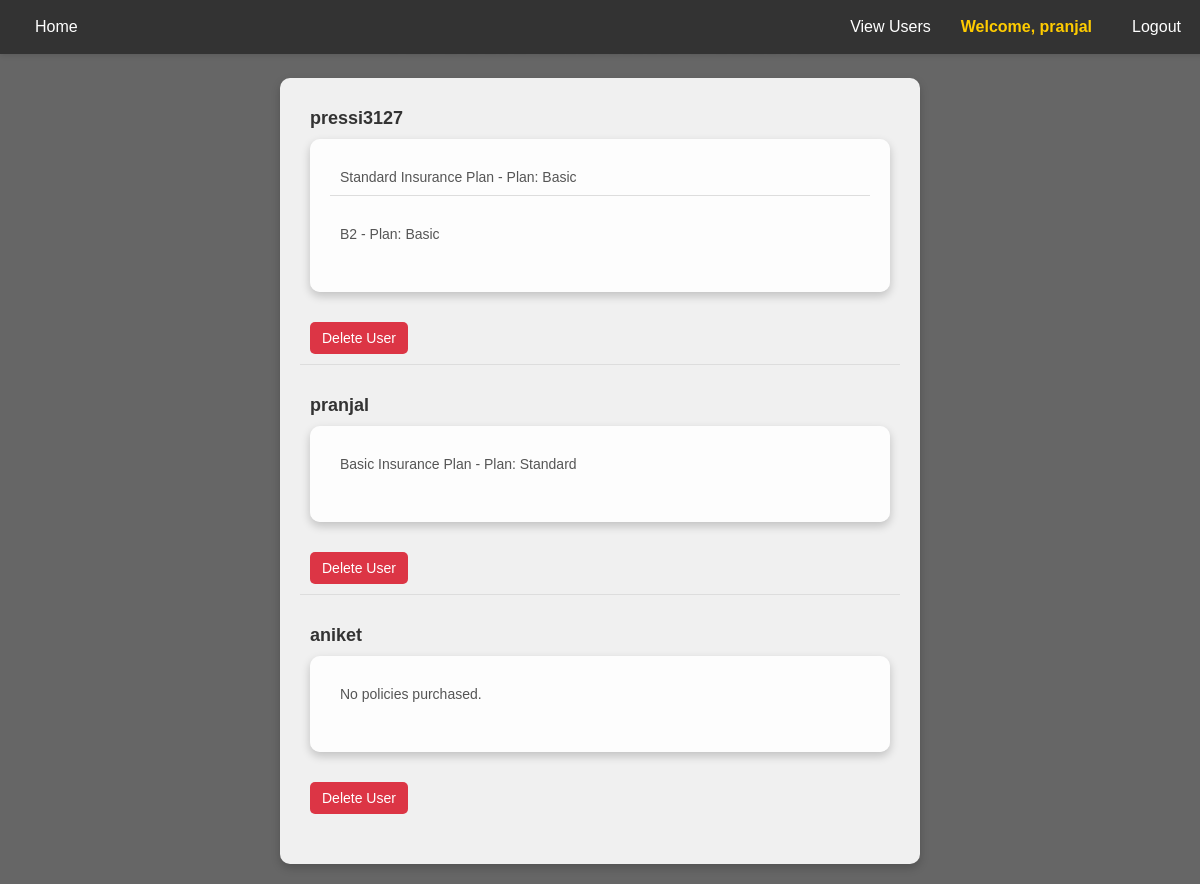
/view_all_users/ (signed in), run on an earlier commit of the app's database.
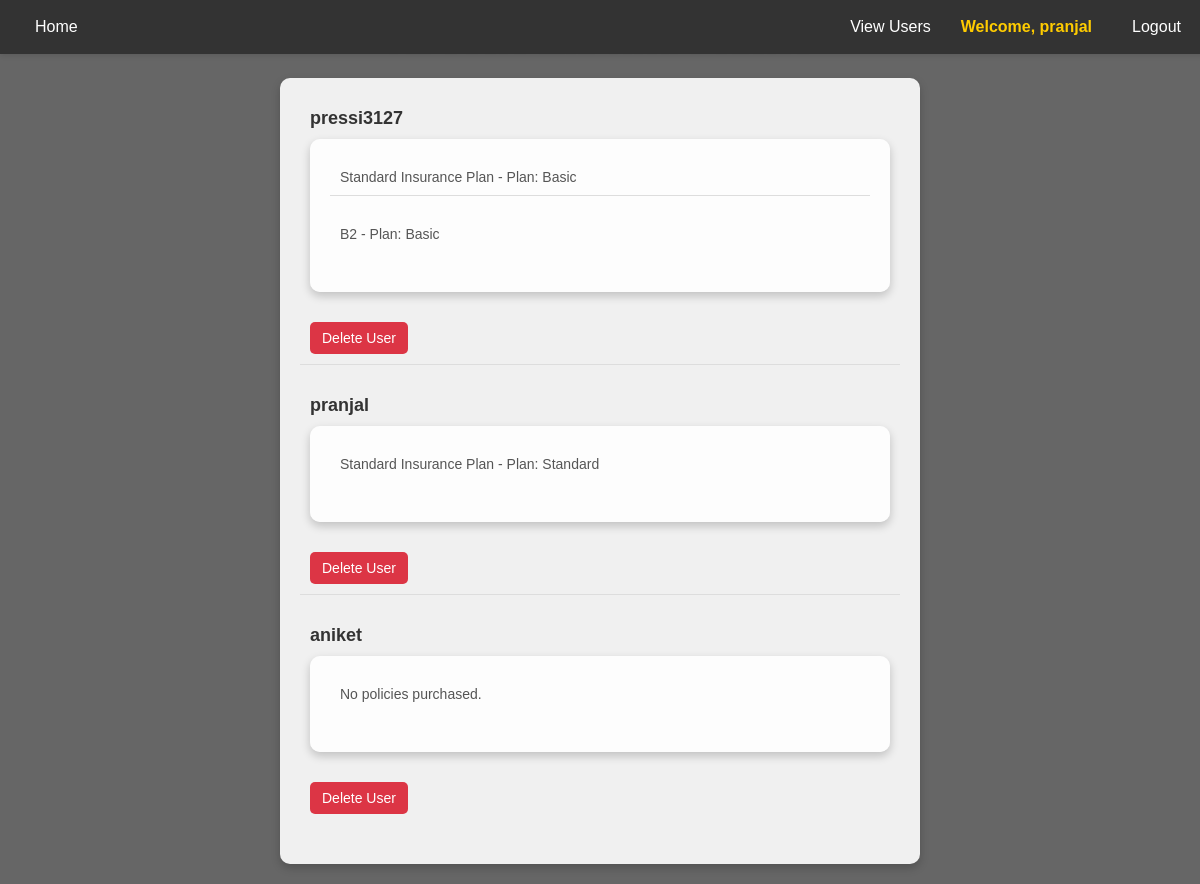
And on a later commit of the database.
### insurance/models.py (models this page shows, shortened)
class UserPolicy(models.Model):
    user = models.ForeignKey(User, on_delete=models.CASCADE)
    policy = models.ForeignKey(Policy, on_delete=models.CASCADE)
    plan = models.CharField(max_length=50, choices=[('Monthly', 'Monthly'), ('Annual', 'Annual')])
    start_date = models.DateField()
    end_date = models.DateField()
    created_at = models.DateTimeField(auto_now_add=True)
    updated_at = models.DateTimeField(auto_now=True)
    class Meta:
        unique_together = ('user', 'policy','plan')

class Policy(models.Model):
    name = models.CharField(max_length=255)
    description = models.TextField()
    price = models.DecimalField(max_digits=10, decimal_places=2)
    image = models.ImageField(upload_to='policy_images/', null=True, blank=True)
    additional_details = models.TextField(null=True, blank=True)
    default = models.BooleanField(default=False)  # This is the field we're referring to
    created_at = models.DateTimeField(auto_now_add=True)  # Optional, if you need to track creation time

### insurance/views.py (the view)
# urls.py: path('view_all_users/', views.view_all_users, name='view_all_users'),
@login_required
def view_all_users(request):
    if not request.user.is_staff:
        return redirect('home')  # Redirect if the user is not an admin
    users_with_policies = list(User.objects.all())  # Convert queryset to list
    sorted_usernames = sort_alphabetically([user.username for user in users_with_policies])
    sorted_users = sorted(users_with_policies, key=lambda user: sorted_usernames.index(user.username))
    user_policies = {}
    for user in sorted_users:
        user_policies[user] = UserPolicy.objects.filter(user=user)  # Get policies for each user
    return render(request, 'insurance/view_all_users.html', {
        'user_policies': user_policies
    })

### insurance/context_processors.py (called while the page is built)
def s3_image_url(request):
    return {
        's3_image_url': "https://elasticbeanstalk-us-east-1-779777417450.s3.amazonaws.com/bike.jpeg"
    }

### insurance/templates/insurance/view_all_users.html (shortened to what this page needs)
{% load static %}
<!DOCTYPE html>
<html lang="en">
<head>
    <link rel="stylesheet" href="{% static 'insurance/view_all_users.css' %}">
</head>
<body style="background-image: url('{{ s3_image_url }}'); background-size: cover; background-position: center;">
    <nav>
        <a href="{% url 'home' %}">Home</a>
        <div class="nav-right">
            {% if user.is_authenticated %}
                {% if user.is_staff %}
                    <a href="{% url 'view_all_users' %}" class="button">View Users</a>
                {% endif %}
                <a href="{% url 'profile' %}" class="welcome-message">Welcome, {{ user.username }}</a>
                <a href="{% url 'logout' %}">Logout</a>
            {% else %}
                <a href="{% url 'login' %}">Login</a>
                <a href="{% url 'signup' %}">Register</a>
            {% endif %}
        </div>
    </nav>
    <h1>All Users and Their Policies</h1>
    {% if user_policies %}
        <ul>
            {% for user, policies in user_policies.items %}
                <li>
                    <strong>{{ user.username }}</strong>
                    <ul>
                        {% for policy in policies %}
                            <li>{{ policy.policy.name }} - Plan: {{ policy.plan }}</li>
                        {% empty %}
                            <li>No policies purchased.</li>
                        {% endfor %}
                    </ul>
                    <form method="POST" action="{% url 'delete_user' user.username %}" style="display:inline;">
                        <button type="submit" onclick="return confirm('Are you sure you want to delete this user?')">Delete User</button>
                    </form>
                </li>
            {% endfor %}
        </ul>
    {% else %}
        <p>No users found.</p>
    {% endif %}
</body>
</html>

What changed in the data, as far as the page shows it:
removed UserPolicy: policy.name "Basic Insurance Plan", plan "Standard"
added UserPolicy: policy.name "Standard Insurance Plan", plan "Standard"
